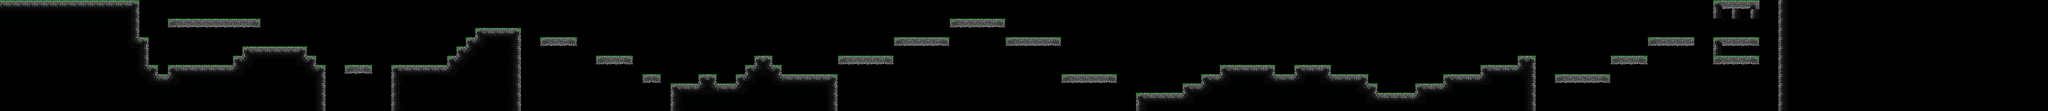

Tiled map render using the project's own tile images. Description and the whole map definition, tile-layer contents included, below:
An orthogonal 220x12 tile map with 32x32 px tiles, 1 tile layer (world).

<map version="1.0" orientation="orthogonal" renderorder="right-down" width="220" height="12" tilewidth="32" tileheight="32">
 <tileset firstgid="1" name="tileset" tilewidth="32" tileheight="32">
  <image source="../img/tileset.png" width="320" height="384" />
 </tileset>
 <layer name="world" width="220" height="12">
  <data encoding="csv">
2,2,2,2,2,2,2,2,2,2,2,2,2,2,4,0,0,0,0,0,0,0,0,0,0,0,0,0,0,0,0,0,0,0,0,0,0,0,0,0,0,0,0,0,0,0,0,0,0,0,0,0,0,0,0,0,0,0,0,0,0,0,0,0,0,0,0,0,0,0,0,0,0,0,0,0,0,0,0,0,0,0,0,0,0,0,0,0,0,0,0,0,0,0,0,0,0,0,0,0,0,0,0,0,0,0,0,0,0,0,0,0,0,0,0,0,0,0,0,0,0,0,0,0,0,0,0,0,0,0,0,0,0,0,0,0,0,0,0,0,0,0,0,0,0,0,0,0,0,0,0,0,0,0,0,0,0,0,0,0,0,0,0,0,0,0,0,0,0,0,0,0,0,0,0,0,0,0,0,0,0,0,0,0,1,24,24,24,5,0,0,11,13,22,22,22,22,22,22,22,22,22,22,22,22,22,22,22,22,22,22,22,22,22,22,22,22,22,22,22,
12,12,12,12,12,12,12,12,12,12,12,12,12,32,14,0,0,0,0,0,0,0,0,0,0,0,0,0,0,0,0,0,0,0,0,0,0,0,0,0,0,0,0,0,0,0,0,0,0,0,0,0,0,0,0,0,0,0,0,0,0,0,0,0,0,0,0,0,0,0,0,0,0,0,0,0,0,0,0,0,0,0,0,0,0,0,0,0,0,0,0,0,0,0,0,0,0,0,0,0,0,0,0,0,0,0,0,0,0,0,0,0,0,0,0,0,0,0,0,0,0,0,0,0,0,0,0,0,0,0,0,0,0,0,0,0,0,0,0,0,0,0,0,0,0,0,0,0,0,0,0,0,0,0,0,0,0,0,0,0,0,0,0,0,0,0,0,0,0,0,0,0,0,0,0,0,0,0,0,0,0,0,0,0,11,0,11,0,11,0,0,11,13,22,22,22,22,22,22,22,22,22,22,22,22,22,22,22,22,22,22,22,22,22,22,22,22,22,22,22,
22,22,22,22,22,22,22,22,22,22,22,22,22,23,14,0,0,0,26,24,24,24,24,24,24,24,24,25,0,0,0,0,0,0,0,0,0,0,0,0,0,0,0,0,0,0,0,0,0,0,0,0,0,0,0,0,0,0,0,0,0,0,0,0,0,0,0,0,0,0,0,0,0,0,0,0,0,0,0,0,0,0,0,0,0,0,0,0,0,0,0,0,0,0,0,0,0,0,0,0,0,0,26,24,24,24,24,25,0,0,0,0,0,0,0,0,0,0,0,0,0,0,0,0,0,0,0,0,0,0,0,0,0,0,0,0,0,0,0,0,0,0,0,0,0,0,0,0,0,0,0,0,0,0,0,0,0,0,0,0,0,0,0,0,0,0,0,0,0,0,0,0,0,0,0,0,0,0,0,0,0,0,0,0,22,12,12,12,22,0,0,11,13,22,22,22,22,22,22,22,22,22,22,22,22,22,22,22,22,22,22,22,22,22,22,22,22,22,22,22,
22,22,22,22,22,22,22,22,22,22,22,22,22,23,14,0,0,0,0,0,0,0,0,0,0,0,0,0,0,0,0,0,0,0,0,0,0,0,0,0,0,0,0,0,0,0,0,0,0,0,0,1,2,2,2,4,0,0,0,0,0,0,0,0,0,0,0,0,0,0,0,0,0,0,0,0,0,0,0,0,0,0,0,0,0,0,0,0,0,0,0,0,0,0,0,0,0,0,0,0,0,0,0,0,0,0,0,0,0,0,0,0,0,0,0,0,0,0,0,0,0,0,0,0,0,0,0,0,0,0,0,0,0,0,0,0,0,0,0,0,0,0,0,0,0,0,0,0,0,0,0,0,0,0,0,0,0,0,0,0,0,0,0,0,0,0,0,0,0,0,0,0,0,0,0,0,0,0,0,0,0,0,0,0,0,0,22,0,22,0,0,11,13,22,22,22,22,22,22,22,22,22,22,22,22,22,22,22,22,22,22,22,22,22,22,22,22,22,22,22,
22,22,22,22,22,22,22,22,22,22,22,22,22,23,15,4,0,0,0,0,0,0,0,0,0,0,0,0,0,0,0,0,0,0,0,0,0,0,0,0,0,0,0,0,0,0,0,0,0,0,1,21,31,12,32,14,0,0,26,24,24,25,0,0,0,0,0,0,0,0,0,0,0,0,0,0,0,0,0,0,0,0,0,0,0,0,0,0,0,0,0,0,0,0,0,0,26,24,24,24,24,25,0,0,0,0,0,0,26,24,24,24,24,25,0,0,0,0,0,0,0,0,0,0,0,0,0,0,0,0,0,0,0,0,0,0,0,0,0,0,0,0,0,0,0,0,0,0,0,0,0,0,0,0,0,0,0,0,0,0,0,0,0,0,0,0,0,0,0,0,0,0,0,0,0,0,0,26,24,24,24,24,0,0,1,24,24,24,25,0,0,11,13,22,22,22,22,22,22,22,22,22,22,22,22,22,22,22,22,22,22,22,22,22,22,22,22,22,22,22,
22,22,22,22,22,22,22,22,22,22,22,22,22,22,32,14,0,0,0,0,0,0,0,0,0,0,1,2,2,2,2,2,4,0,0,0,0,0,0,0,0,0,0,0,0,0,0,0,0,1,21,31,22,22,23,14,0,0,0,0,0,0,0,0,0,0,0,0,0,0,0,0,0,0,0,0,0,0,0,0,0,0,0,0,0,0,0,0,0,0,0,0,0,0,0,0,0,0,0,0,0,0,0,0,0,0,0,0,0,0,0,0,0,0,0,0,0,0,0,0,0,0,0,0,0,0,0,0,0,0,0,0,0,0,0,0,0,0,0,0,0,0,0,0,0,0,0,0,0,0,0,0,0,0,0,0,0,0,0,0,0,0,0,0,0,0,0,0,0,0,0,0,0,0,0,0,0,0,0,0,0,0,0,0,11,0,0,0,0,0,0,11,13,22,22,22,22,22,22,22,22,22,22,22,22,22,22,22,22,22,22,22,22,22,22,22,22,22,22,22,
22,22,22,22,22,22,22,22,22,22,22,22,22,22,23,14,0,0,0,0,0,0,0,0,0,1,21,31,12,12,12,32,15,4,0,0,0,0,0,0,0,0,0,0,0,0,0,0,1,21,31,22,22,22,23,14,0,0,0,0,0,0,0,0,26,24,24,25,0,0,0,0,0,0,0,0,0,0,0,0,0,1,4,0,0,0,0,0,0,0,26,24,24,24,24,25,0,0,0,0,0,0,0,0,0,0,0,0,0,0,0,0,0,0,0,0,0,0,0,0,0,0,0,0,0,0,0,0,0,0,0,0,0,0,0,0,0,0,0,0,0,0,0,0,0,0,0,0,0,0,0,0,0,0,0,0,0,0,0,0,0,0,0,1,4,0,0,0,0,0,0,0,0,26,24,24,25,0,0,0,0,0,0,0,26,24,24,24,25,0,0,11,13,22,22,22,22,22,22,22,22,22,22,22,22,22,22,22,22,22,22,22,22,22,22,22,22,22,22,22,
22,22,22,22,22,22,22,22,22,22,22,22,22,22,23,15,4,0,1,2,2,2,2,2,2,21,31,22,22,22,22,22,32,15,4,0,0,26,24,25,0,0,1,2,2,2,2,2,21,31,22,22,22,22,23,14,0,0,0,0,0,0,0,0,0,0,0,0,0,0,0,0,0,0,0,0,0,0,0,0,1,21,15,4,0,0,0,0,0,0,0,0,0,0,0,0,0,0,0,0,0,0,0,0,0,0,0,0,0,0,0,0,0,0,0,0,0,0,0,0,0,0,0,0,0,0,0,0,0,0,0,1,2,2,2,2,4,0,0,1,2,2,4,0,0,0,0,0,0,0,0,0,0,0,0,0,0,0,0,1,2,2,2,21,14,0,0,0,0,0,0,0,0,0,0,0,0,0,0,0,0,0,0,0,22,0,0,0,22,0,0,11,13,22,22,22,22,22,22,22,22,22,22,22,22,22,22,22,22,22,22,22,22,22,22,22,22,22,22,22,
22,22,22,22,22,22,22,22,22,22,22,22,22,22,22,32,15,2,21,31,12,12,12,12,12,12,22,22,22,22,22,22,22,32,14,0,0,0,0,0,0,0,11,31,12,12,22,12,12,22,22,22,22,22,23,14,0,0,0,0,0,0,0,0,0,0,0,0,0,26,25,0,0,0,0,1,4,0,0,1,21,31,32,15,2,2,2,2,2,4,0,0,0,0,0,0,0,0,0,0,0,0,0,0,0,0,0,0,0,0,0,0,0,0,26,24,24,24,24,25,0,0,0,0,0,0,0,0,0,1,2,21,31,12,12,32,15,2,2,21,31,32,15,2,2,2,4,0,0,0,0,0,0,0,0,1,2,2,2,21,31,12,12,32,14,0,0,26,24,24,24,24,25,0,0,0,0,0,0,0,0,0,0,0,0,22,0,22,0,0,0,11,13,22,22,22,22,22,22,22,22,22,22,22,22,22,22,22,22,22,22,22,22,22,22,22,22,22,22,22,
22,22,22,22,22,22,22,22,22,22,22,22,22,22,22,22,12,12,12,22,22,22,22,22,22,22,22,22,22,22,22,22,22,23,14,0,0,0,0,0,0,0,11,22,22,22,22,22,22,22,22,22,22,22,23,14,0,0,0,0,0,0,0,0,0,0,0,0,0,0,0,0,1,2,2,21,15,2,2,21,31,22,22,12,12,12,12,12,32,14,0,0,0,0,0,0,0,0,0,0,0,0,0,0,0,0,0,0,0,0,0,0,0,0,0,0,0,0,0,0,0,0,0,0,0,0,0,1,2,21,31,12,22,22,22,22,12,12,12,12,22,22,12,12,12,32,15,4,0,0,0,0,1,2,2,21,31,12,12,12,22,22,22,23,14,0,0,0,0,0,0,0,0,0,0,0,0,0,0,0,0,0,0,0,0,0,22,0,0,0,0,11,13,22,22,22,22,22,22,22,22,22,22,22,22,22,22,22,22,22,22,22,22,22,22,22,22,22,22,22,
22,22,22,22,22,22,22,22,22,22,22,22,22,22,22,22,22,22,22,22,22,22,22,22,22,22,22,22,22,22,22,22,22,23,14,0,0,0,0,0,0,0,11,22,22,22,22,22,22,22,22,22,22,22,23,14,0,0,0,0,0,0,0,0,0,0,0,0,0,0,0,0,11,31,12,12,12,12,12,12,22,22,22,22,22,22,22,22,23,14,0,0,0,0,0,0,0,0,0,0,0,0,0,0,0,0,0,0,0,0,0,0,0,0,0,0,0,0,0,0,0,0,1,2,2,2,2,21,31,12,22,22,22,22,22,22,22,22,22,22,22,22,22,22,22,22,32,15,2,2,2,2,21,31,12,22,22,22,22,22,22,22,22,23,14,0,0,0,0,0,0,0,0,0,0,0,0,0,0,0,0,0,0,0,0,22,0,22,0,0,0,11,13,22,22,22,22,22,22,22,22,22,22,22,22,22,22,22,22,22,22,22,22,22,22,22,22,22,22,22,
22,22,22,22,22,22,22,22,22,22,22,22,22,22,22,22,22,22,22,22,22,22,22,22,22,22,22,22,22,22,22,22,22,23,14,0,0,0,0,0,0,0,11,13,22,22,22,22,22,22,22,22,22,22,23,14,0,0,0,0,0,0,0,0,0,0,0,0,0,0,0,0,11,13,22,22,22,22,22,22,22,22,22,22,22,22,22,22,23,14,0,0,0,0,0,0,0,0,0,0,0,0,0,0,0,0,0,0,0,0,0,0,0,0,0,0,0,0,0,0,0,0,11,31,12,12,12,12,22,22,22,22,22,22,22,22,22,22,22,22,22,22,22,22,22,22,22,12,12,12,12,12,12,22,22,22,22,22,22,22,22,22,22,23,14,0,0,0,0,0,0,0,0,0,0,0,0,0,0,0,0,0,0,0,22,0,0,0,22,0,0,11,13,22,22,22,22,22,22,22,22,22,22,22,22,22,22,22,22,22,22,22,22,22,22,22,22,22,22,22
</data>
 </layer>
</map>
